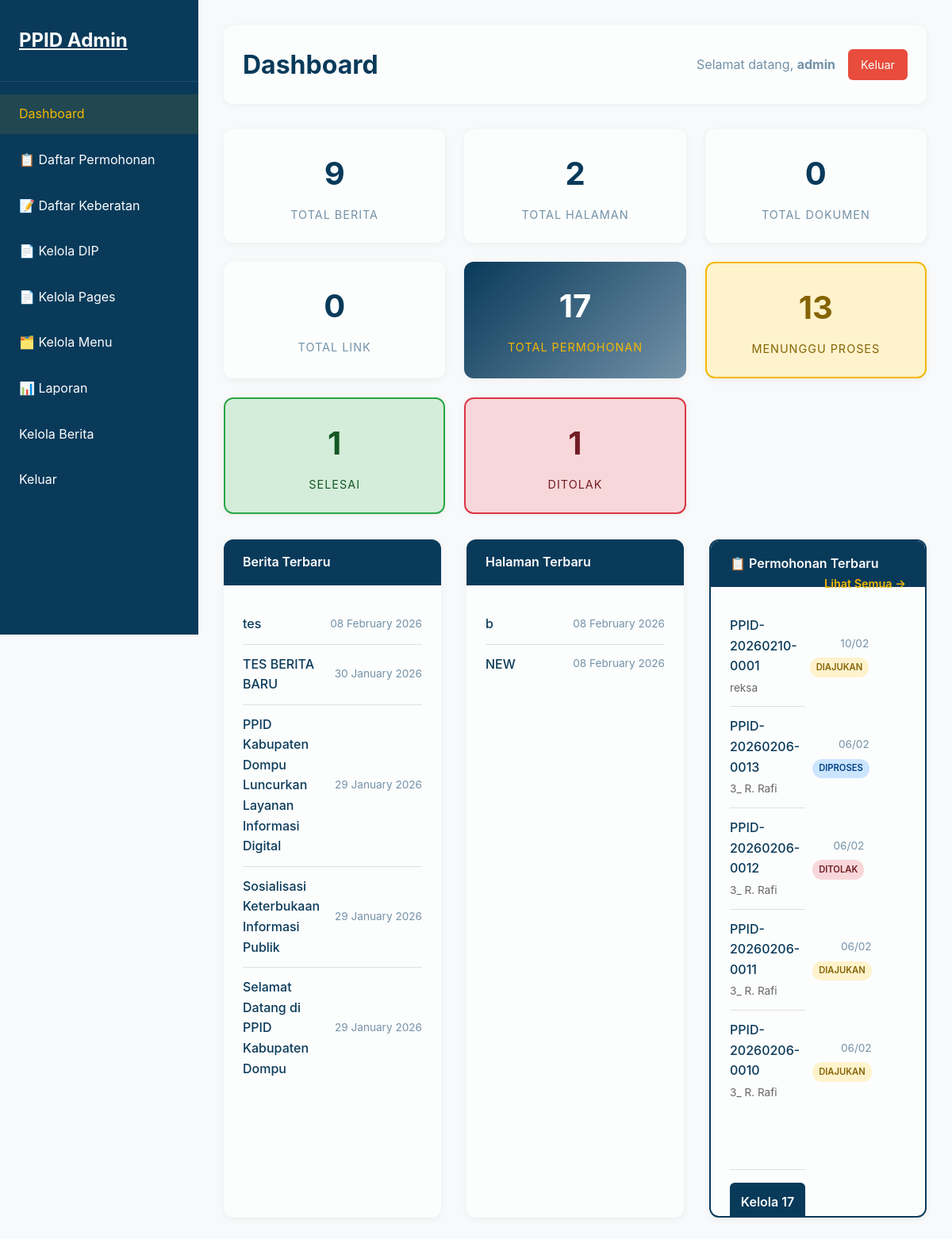
Page /admin/dashboard.php (signed in) on the committed database.
### tables this page shows
CREATE TABLE `news` (
  `id` int(11) NOT NULL,
  `title` varchar(255) NOT NULL,
  `kategori` varchar(100) NOT NULL,
  `slug` varchar(255) NOT NULL,
  `excerpt` text DEFAULT NULL,
  `content` text DEFAULT NULL,
  `image` varchar(255) DEFAULT NULL,
  `status` enum('draft','published') DEFAULT 'published',
  `created_at` timestamp NOT NULL DEFAULT current_timestamp(),
  `updated_at` timestamp NOT NULL DEFAULT current_timestamp() ON UPDATE current_timestamp()
);

CREATE TABLE `pages` (
  `id` int(11) NOT NULL,
  `title` varchar(255) NOT NULL,
  `slug` varchar(255) NOT NULL,
  `content` text DEFAULT NULL,
  `created_at` timestamp NOT NULL DEFAULT current_timestamp(),
  `updated_at` timestamp NOT NULL DEFAULT current_timestamp() ON UPDATE current_timestamp()
);

CREATE TABLE `permohonan_informasi` (
  `id` int(11) NOT NULL,
  `nomor_registrasi` varchar(50) NOT NULL,
  `nama_pemohon` varchar(150) NOT NULL,
  `email` varchar(100) NOT NULL,
  `no_hp` varchar(20) DEFAULT NULL,
  `alamat` text DEFAULT NULL,
  `informasi_diminta` text NOT NULL,
  `tujuan_penggunaan` text DEFAULT NULL,
  `cara_memperoleh` enum('melihat','salinan','softcopy') NOT NULL,
  `status` enum('diajukan','diproses','ditolak','selesai') DEFAULT 'diajukan',
  `created_at` timestamp NOT NULL DEFAULT current_timestamp(),
  `pekerjaan` varchar(150) DEFAULT NULL,
  `jenis_identitas` varchar(100) DEFAULT NULL,
  `nomor_identitas` varchar(100) DEFAULT NULL,
  `scan_identitas` varchar(255) DEFAULT NULL,
  `tujuan_perangkat` varchar(150) DEFAULT NULL,
  `cara_mendapatkan` text DEFAULT NULL,
  `cara_pengambilan` varchar(100) DEFAULT NULL
);

### includes/config.php (called while the page is built, shortened)
<?php
function formatDate($date) {
    return date('d F Y', strtotime($date));
}
function buildUrl($url) {
    $url = trim((string)$url);
    return rtrim(BASE_URL, '/') . '/' . ltrim($url, '/');
}
?>

### admin/dashboard.php (the view, shortened to what this page needs)
<?php
require_once '../includes/config.php';
require_once '../includes/permohonan_service.php';
function tableExists($conn, $tableName) {
    $stmt = $conn->prepare("SELECT 1 FROM information_schema.tables WHERE table_schema = DATABASE() AND table_name = ? LIMIT 1");
    $stmt->bind_param("s", $tableName);
    $stmt->execute();
    $res = $stmt->get_result();
    return $res && $res->num_rows > 0;
}
function safeCount($conn, $tableName) {
    if (!tableExists($conn, $tableName)) {
        return 0;
    }
    $q = $conn->query("SELECT COUNT(*) as count FROM `{$tableName}`");
    $row = $q->fetch_assoc();
    return (int)($row['count'] ?? 0);
}
function safeRecent($conn, $tableName, $limit = 5) {
    if (!tableExists($conn, $tableName)) {
        return null;
    }
    $limit = max(1, (int)$limit);
    $q = $conn->query("SELECT title, created_at FROM `{$tableName}` ORDER BY created_at DESC LIMIT {$limit}");
    return $q ?: null;
}
$total_news = safeCount($conn, 'news');
$total_pages = safeCount($conn, 'pages');
$total_documents = safeCount($conn, 'documents');
$total_links = safeCount($conn, 'external_links');
$permohonan_stats = [
    'total' => 0,
    'diajukan' => 0,
    'diproses' => 0,
    'selesai' => 0,
    'ditolak' => 0
];
if (tableExists($conn, 'permohonan_informasi')) {
    $stmt = $conn->prepare("SELECT status, COUNT(*) as count FROM permohonan_informasi GROUP BY status");
    $stmt->execute();
    $result = $stmt->get_result();
    while ($row = $result->fetch_assoc()) {
        $permohonan_stats[$row['status']] = $row['count'];
        $permohonan_stats['total'] += $row['count'];
    }
}
$recent_permohonan = null;
if (tableExists($conn, 'permohonan_informasi')) {
    $q = $conn->query("SELECT nomor_registrasi, nama_pemohon, status, created_at FROM permohonan_informasi ORDER BY created_at DESC LIMIT 5");
    $recent_permohonan = $q ?: null;
}
$recent_news = safeRecent($conn, 'news', 5);
$recent_pages = safeRecent($conn, 'pages', 5);
?>
<!DOCTYPE html>
<html lang="id">
<head>
    <link rel="stylesheet" href="../css/style.css">
</head>
<body class="admin-body admin-dashboard">
    <div class="admin-container">
        <div class="sidebar" id="sidebar">
            <div class="sidebar-header">
                <h2><a href="<?php echo buildUrl('index.php'); ?>" style="color: #FCFDFD;">PPID Admin</a></h2>
            </div>
            <div class="sidebar-menu">
                <ul>
                    <li><a href="<?php echo buildUrl('admin/dashboard.php'); ?>" class="active">Dashboard</a></li>
                        <li><a href="<?php echo buildUrl('admin/permohonan/index.php'); ?>">📋 Daftar Permohonan</a></li>
                        <li><a href="<?php echo buildUrl('admin/keberatan/index.php'); ?>">📝 Daftar Keberatan</a></li>
                        <li><a href="<?php echo buildUrl('admin/dip/index.php'); ?>">📄 Kelola DIP</a></li>
                    <li><a href="<?php echo buildUrl('admin/pages/index.php'); ?>">📄 Kelola Pages</a></li>
                    <li><a href="<?php echo buildUrl('admin/menus/index.php'); ?>">🗂️ Kelola Menu</a></li>
                    <li><a href="<?php echo buildUrl('admin/laporan.php'); ?>">📊 Laporan</a></li>
                    <li><a href="<?php echo buildUrl('pages/berita.php'); ?>">Kelola Berita</a></li>
                    <li><a href="<?php echo buildUrl('admin/logout.php'); ?>">Keluar</a></li>
                </ul>
            </div>
        </div>
        <div class="main-content">
            <div class="content-header">
                <h1>Dashboard</h1>
                <div class="user-info">
                    <span>Selamat datang, <strong><?php echo $_SESSION['username']; ?></strong></span>
                    <a href="<?php echo buildUrl('admin/logout.php'); ?>" class="btn-logout">Keluar</a>
                </div>
            </div>
            <div class="stats-grid">
                <div class="stat-card">
                    <div class="stat-number"><?php echo $total_news; ?></div>
                    <div class="stat-label">Total Berita</div>
                </div>
                <div class="stat-card">
                    <div class="stat-number"><?php echo $total_pages; ?></div>
                    <div class="stat-label">Total Halaman</div>
                </div>
                <div class="stat-card">
                    <div class="stat-number"><?php echo $total_documents; ?></div>
                    <div class="stat-label">Total Dokumen</div>
                </div>
                <div class="stat-card">
                    <div class="stat-number"><?php echo $total_links; ?></div>
                    <div class="stat-label">Total Link</div>
                </div>
                <div class="stat-card" style="background: linear-gradient(135deg, #093A5A, #7392A8); color: white;">
                    <div class="stat-number" style="color: white;"><?php echo $permohonan_stats['total']; ?></div>
                    <div class="stat-label" style="color: #F4B800;">Total Permohonan</div>
                </div>
                <div class="stat-card" style="background: #fff3cd; border: 2px solid #F4B800;">
                    <div class="stat-number" style="color: #856404;"><?php echo $permohonan_stats['diajukan']; ?></div>
                    <div class="stat-label" style="color: #856404;">Menunggu Proses</div>
                </div>
                <div class="stat-card" style="background: #d4edda; border: 2px solid #28a745;">
                    <div class="stat-number" style="color: #155724;"><?php echo $permohonan_stats['selesai']; ?></div>
                    <div class="stat-label" style="color: #155724;">Selesai</div>
                </div>
                <div class="stat-card" style="background: #f8d7da; border: 2px solid #dc3545;">
                    <div class="stat-number" style="color: #721c24;"><?php echo $permohonan_stats['ditolak']; ?></div>
                    <div class="stat-label" style="color: #721c24;">Ditolak</div>
                </div>
            </div>
            <div class="dashboard-grid">
                <div class="dashboard-card">
                    <div class="card-header">Berita Terbaru</div>
                    <div class="card-content">
                        <ul class="recent-list">
                            <?php if ($recent_news): ?>
                                <?php while ($news = $recent_news->fetch_assoc()): ?>
                                    <li>
                                        <span class="recent-title"><?php echo htmlspecialchars($news['title']); ?></span>
                                        <span class="recent-date"><?php echo formatDate($news['created_at']); ?></span>
                                    </li>
                                <?php endwhile; ?>
                            <?php endif; ?>
                        </ul>
                    </div>
                </div>
                <div class="dashboard-card">
                    <div class="card-header">Halaman Terbaru</div>
                    <div class="card-content">
                        <ul class="recent-list">
                            <?php if ($recent_pages): ?>
                                <?php while ($page = $recent_pages->fetch_assoc()): ?>
                                    <li>
                                        <span class="recent-title"><?php echo htmlspecialchars($page['title']); ?></span>
                                        <span class="recent-date"><?php echo formatDate($page['created_at']); ?></span>
                                    </li>
                                <?php endwhile; ?>
                            <?php endif; ?>
                        </ul>
                    </div>
                </div>
                <div class="dashboard-card" style="border: 2px solid #093A5A;">
                    <div class="card-header" style="background: #093A5A; color: #FCFDFD;">
                        📋 Permohonan Terbaru
                        <a href="<?php echo buildUrl('admin/permohonan/index.php'); ?>" style="float: right; color: #F4B800; text-decoration: none; font-size: 0.9rem;">Lihat Semua →</a>
                    </div>
                    <div class="card-content">
                        <ul class="recent-list">
                            <?php if ($recent_permohonan): ?>
                                <?php while ($permohonan = $recent_permohonan->fetch_assoc()): ?>
                                    <li>
                                        <div style="flex: 1;">
                                            <div class="recent-title" style="margin-bottom: 0.25rem;">
                                                <?php echo htmlspecialchars($permohonan['nomor_registrasi']); ?>
                                            </div>
                                            <div style="color: #666; font-size: 0.85rem;">
                                                <?php echo htmlspecialchars($permohonan['nama_pemohon']); ?>
                                            </div>
                                        </div>
                                        <div style="text-align: right;">
                                            <span class="recent-date" style="display: block; margin-bottom: 0.25rem;">
                                                <?php echo date('d/m', strtotime($permohonan['created_at'])); ?>
                                            </span>
                                            <span style="
                                                display: inline-block;
                                                padding: 0.2rem 0.5rem;
                                                border-radius: 12px;
                                                font-size: 0.7rem;
                                                font-weight: 600;
                                                text-transform: uppercase;
                                                <?php
                                                $statusColors = [
                                                    'diajukan' => 'background: #fff3cd; color: #856404;',
                                                    'diproses' => 'background: #cce5ff; color: #004085;',
                                                    'selesai' => 'background: #d4edda; color: #155724;',
                                                    'ditolak' => 'background: #f8d7da; color: #721c24;'
                                                ];
                                                echo $statusColors[$permohonan['status']] ?? '';
                                                ?>
                                            ">
                                                <?php
                                                $statusLabels = [
                                                    'diajukan' => 'Diajukan',
                                                    'diproses' => 'Diproses',
                                                    'selesai' => 'Selesai',
                                                    'ditolak' => 'Ditolak'
                                                ];
                                                echo $statusLabels[$permohonan['status']] ?? $permohonan['status'];
                                                ?>
                                            </span>
                                        </div>
                                    </li>
                                <?php endwhile; ?>
                            <?php endif; ?>
                        </ul>
                        <?php if ($permohonan_stats['total'] > 0): ?>
                            <div style="margin-top: 1rem; padding-top: 1rem; border-top: 1px solid #e0e0e0;">
                                <a href="<?php echo buildUrl('admin/permohonan/index.php'); ?>" style="
                                    display: block;
                                    text-align: center;
                                    background: #093A5A;
                                    color: #FCFDFD;
                                    padding: 0.75rem;
                                    border-radius: 6px;
                                    text-decoration: none;
                                    font-weight: 600;
                                    transition: all 0.3s ease;
                                " onmouseover="this.style.background='#7392A8'" onmouseout="this.style.background='#093A5A'">
                                    Kelola <?php echo $permohonan_stats['total']; ?> Permohonan
                                </a>
                            </div>
                        <?php endif; ?>
                    </div>
                </div>
            </div>
        </div>
    </div>
</body>
</html>

### rows in the picture
news: title "tes", created_at "08 February 2026"
news: title "TES BERITA BARU", created_at "30 January 2026"
news: title "PPID Kabupaten Dompu Luncurkan Layanan Informasi Digital", created_at "29 January 2026"
news: title "Sosialisasi Keterbukaan Informasi Publik", created_at "29 January 2026"
news: title "Selamat Datang di PPID Kabupaten Dompu", created_at "29 January 2026"
pages: title "b", created_at "08 February 2026"
pages: title "NEW", created_at "08 February 2026"
permohonan_informasi: nomor_registrasi "PPID-20260210-0001", nama_pemohon "reksa", created_at "10/02", status "DIAJUKAN"
permohonan_informasi: nomor_registrasi "PPID-20260206-0013", nama_pemohon "3_ R. Rafi", created_at "06/02", status "DIPROSES"
permohonan_informasi: nomor_registrasi "PPID-20260206-0012", nama_pemohon "3_ R. Rafi", created_at "06/02", status "DITOLAK"
permohonan_informasi: nomor_registrasi "PPID-20260206-0011", nama_pemohon "3_ R. Rafi", created_at "06/02", status "DIAJUKAN"
permohonan_informasi: nomor_registrasi "PPID-20260206-0010", nama_pemohon "3_ R. Rafi", created_at "06/02", status "DIAJUKAN"

### other values in the picture
$_SESSION['username'] "admin"
$total_news "9"
$total_pages "2"
$total_documents "0"
$total_links "0"
$permohonan_stats['total'] "17"
$permohonan_stats['diajukan'] "13"
$permohonan_stats['selesai'] "1"
$permohonan_stats['ditolak'] "1"
